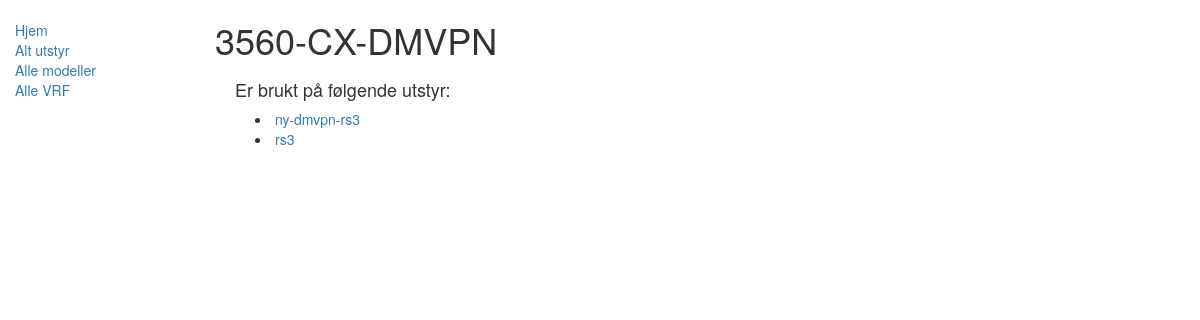
The page /prov/emodel/4 on the database its author committed.
### prov/models.py (models this page shows, shortened)
class Emodel(models.Model):
    name = models.CharField(max_length=200, help_text="Enter name of the model")

class Equipment(models.Model):
    name = models.CharField(max_length=200, help_text="Enter name of the equipment")
    playbook = models.ForeignKey('Playbook', on_delete=models.SET_NULL, null=True)
    inventory = models.ForeignKey('Inventory', on_delete=models.SET_NULL, null=True)
    os = models.ForeignKey('Os', on_delete=models.SET_NULL, null=True)
    equip_model = models.ForeignKey('Emodel', on_delete=models.SET_NULL, null=True)
    def get_absolute_url(self):
        return reverse('equipment-detail', kwargs={'slug': self.name, 'pk':str(self.id)})
    class Meta:
        ordering = ['name']

### prov/views.py (the view)
# urls.py: path('emodel/<int:pk>', views.EmodelDetailView.as_view(), name='emodel-detail'),
class EmodelDetailView(generic.DetailView):
    model = Emodel

### prov/templates/prov/emodel_detail.html
{% extends "base_generic.html" %}
{% block content %}
  <h1>{{ emodel.name }}</h1>
  <div style="margin-left:20px;margin-top:20px">
    <h4>Er brukt på følgende utstyr:</h4>
      <div style="margin-left:20px;margin-top:5px">
        <lu>
        {% for equipment in emodel.equipment_set.all %}
            <li><a href="{{ equipment.get_absolute_url  }}"> {{ equipment.name }}</a></li>
        {% endfor %}
        </lu>
      </div>
  </div>
{% endblock %}

### rows shown on the page
Emodel: name "3560-CX-DMVPN"
Equipment: name "ny-dmvpn-rs3"
Equipment: name "rs3"
